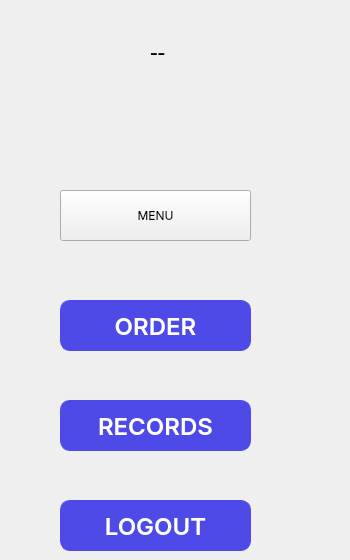
    <widget class="QWidget" name="HomePage">
     <widget class="QPushButton" name="LogoutB">
      <property name="geometry">
       <rect>
        <x>60</x>
        <y>500</y>
        <width>191</width>
        <height>51</height>
       </rect>
      </property>
      <property name="font">
       <font>
        <family>Inter</family>
        <pointsize>-1</pointsize>
        <fontweight>Medium</fontweight>
       </font>
      </property>
      <property name="cursor">
       <cursorShape>PointingHandCursor</cursorShape>
      </property>
      <property name="styleSheet">
       <string notr="true">QPushButton {
    background-color: #4D4AE8;
    border: 1px solid #4D4AE8;
    border-radius: 10px; /* Converted from 1rem */
    padding: 8px 16px; /* Adjusted to match .5rem 1rem */
    color: #FFFFFF;
    font-family: &quot;Inter&quot;, sans-serif;
    font-size: 24px; /* Equivalent to 1rem, adjust as needed */
    font-weight: 500;
    line-height: 1.5;
    text-align: center;
    text-transform: none;
    transition: all 0.15s ease-in-out;
    box-shadow: inset 0 1px 0 rgba(255, 255, 255, 0.15), 0 1px 1px rgba(46, 54, 80, 0.075);
}

QPushButton:hover {
    background-color: #3733E5;
    border-color: #3733E5;
}

QPushButton:focus {
    background-color: #413FC5;
    border-color: #3E3BBA;
    box-shadow: inset 0 1px 0 rgba(255, 255, 255, 0.15), 0 1px 1px rgba(46, 54, 80, 0.075), 0 0 4px rgba(104, 101, 235, 0.5);
    outline: none; /* Ensure focus outline is removed */
}

QPushButton:pressed {
    background-color: #3E3BBA;
    border-color: #3A38AE;
    box-shadow: inset 0 3px 5px rgba(46, 54, 80, 0.125);
}

QPushButton:pressed:focus {
    box-shadow: inset 0 3px 5px rgba(46, 54, 80, 0.125), 0 0 4px rgba(104, 101, 235, 0.5);
}

QPushButton:disabled {
    background-color: #4D4AE8; /* Same as base color */
    border-color: #4D4AE8; /* Same as base color */
    color: rgba(255, 255, 255, 0.65);
    box-shadow: none;
    opacity: 0.65;
}
</string>
      </property>
      <property name="text">
       <string>LOGOUT</string>
      </property>
     </widget>
     <widget class="QPushButton" name="OrderB">
      <property name="geometry">
       <rect>
        <x>60</x>
        <y>300</y>
        <width>191</width>
        <height>51</height>
       </rect>
      </property>
      <property name="font">
       <font>
        <family>Inter</family>
        <pointsize>-1</pointsize>
        <fontweight>Medium</fontweight>
       </font>
      </property>
      <property name="cursor">
       <cursorShape>PointingHandCursor</cursorShape>
      </property>
      <property name="styleSheet">
       <string notr="true">QPushButton {
    background-color: #4D4AE8;
    border: 1px solid #4D4AE8;
    border-radius: 10px; /* Converted from 1rem */
    padding: 8px 16px; /* Adjusted to match .5rem 1rem */
    color: #FFFFFF;
    font-family: &quot;Inter&quot;, sans-serif;
    font-size: 24px; /* Equivalent to 1rem, adjust as needed */
    font-weight: 500;
    line-height: 1.5;
    text-align: center;
    text-transform: none;
    transition: all 0.15s ease-in-out;
    box-shadow: inset 0 1px 0 rgba(255, 255, 255, 0.15), 0 1px 1px rgba(46, 54, 80, 0.075);
}

QPushButton:hover {
    background-color: #3733E5;
    border-color: #3733E5;
}

QPushButton:focus {
    background-color: #413FC5;
    border-color: #3E3BBA;
    box-shadow: inset 0 1px 0 rgba(255, 255, 255, 0.15), 0 1px 1px rgba(46, 54, 80, 0.075), 0 0 4px rgba(104, 101, 235, 0.5);
    outline: none; /* Ensure focus outline is removed */
}

QPushButton:pressed {
    background-color: #3E3BBA;
    border-color: #3A38AE;
    box-shadow: inset 0 3px 5px rgba(46, 54, 80, 0.125);
}

QPushButton:pressed:focus {
    box-shadow: inset 0 3px 5px rgba(46, 54, 80, 0.125), 0 0 4px rgba(104, 101, 235, 0.5);
}

QPushButton:disabled {
    background-color: #4D4AE8; /* Same as base color */
    border-color: #4D4AE8; /* Same as base color */
    color: rgba(255, 255, 255, 0.65);
    box-shadow: none;
    opacity: 0.65;
}
</string>
      </property>
      <property name="text">
       <string>ORDER</string>
      </property>
     </widget>
     <widget class="QPushButton" name="RecordB">
      <property name="geometry">
       <rect>
        <x>60</x>
        <y>400</y>
        <width>191</width>
        <height>51</height>
       </rect>
      </property>
      <property name="font">
       <font>
        <family>Inter</family>
        <pointsize>-1</pointsize>
        <fontweight>Medium</fontweight>
       </font>
      </property>
      <property name="cursor">
       <cursorShape>PointingHandCursor</cursorShape>
      </property>
      <property name="styleSheet">
       <string notr="true">QPushButton {
    background-color: #4D4AE8;
    border: 1px solid #4D4AE8;
    border-radius: 10px; /* Converted from 1rem */
    padding: 8px 16px; /* Adjusted to match .5rem 1rem */
    color: #FFFFFF;
    font-family: &quot;Inter&quot;, sans-serif;
    font-size: 24px; /* Equivalent to 1rem, adjust as needed */
    font-weight: 500;
    line-height: 1.5;
    text-align: center;
    text-transform: none;
    transition: all 0.15s ease-in-out;
    box-shadow: inset 0 1px 0 rgba(255, 255, 255, 0.15), 0 1px 1px rgba(46, 54, 80, 0.075);
}

QPushButton:hover {
    background-color: #3733E5;
    border-color: #3733E5;
}

QPushButton:focus {
    background-color: #413FC5;
    border-color: #3E3BBA;
    box-shadow: inset 0 1px 0 rgba(255, 255, 255, 0.15), 0 1px 1px rgba(46, 54, 80, 0.075), 0 0 4px rgba(104, 101, 235, 0.5);
    outline: none; /* Ensure focus outline is removed */
}

QPushButton:pressed {
    background-color: #3E3BBA;
    border-color: #3A38AE;
    box-shadow: inset 0 3px 5px rgba(46, 54, 80, 0.125);
}

QPushButton:pressed:focus {
    box-shadow: inset 0 3px 5px rgba(46, 54, 80, 0.125), 0 0 4px rgba(104, 101, 235, 0.5);
}

QPushButton:disabled {
    background-color: #4D4AE8; /* Same as base color */
    border-color: #4D4AE8; /* Same as base color */
    color: rgba(255, 255, 255, 0.65);
    box-shadow: none;
    opacity: 0.65;
}
</string>
      </property>
      <property name="text">
       <string>RECORDS</string>
      </property>
     </widget>
     <widget class="QPushButton" name="MenuB">
      <property name="geometry">
       <rect>
        <x>60</x>
        <y>190</y>
        <width>191</width>
        <height>51</height>
       </rect>
      </property>
      <property name="font">
       <font>
        <family>Inter</family>
        <fontweight>Medium</fontweight>
       </font>
      </property>
      <property name="cursor">
       <cursorShape>PointingHandCursor</cursorShape>
      </property>
      <property name="styleSheet">
       <string notr="true"/>
      </property>
      <property name="text">
       <string>MENU</string>
      </property>
     </widget>
     <widget class="QLabel" name="NameLabel">
      <property name="geometry">
       <rect>
        <x>150</x>
        <y>10</y>
        <width>191</width>
        <height>81</height>
       </rect>
      </property>
      <property name="font">
       <font>
        <family>Showcard Gothic</family>
        <pointsize>18</pointsize>
       </font>
      </property>
      <property name="styleSheet">
       <string notr="true">text:black;
background:transparent;</string>
      </property>
      <property name="text">
       <string>--</string>
      </property>
     </widget>
     <widget class="QLabel" name="label_2">
      <property name="geometry">
       <rect>
        <x>-10</x>
        <y>10</y>
        <width>161</width>
        <height>81</height>
       </rect>
      </property>
      <property name="styleSheet">
       <string notr="true">background:transparent;
border-image: url(:/images/PersonLogo.png);
</string>
      </property>
      <property name="text">
       <string/>
      </property>
     </widget>
    </widget>
